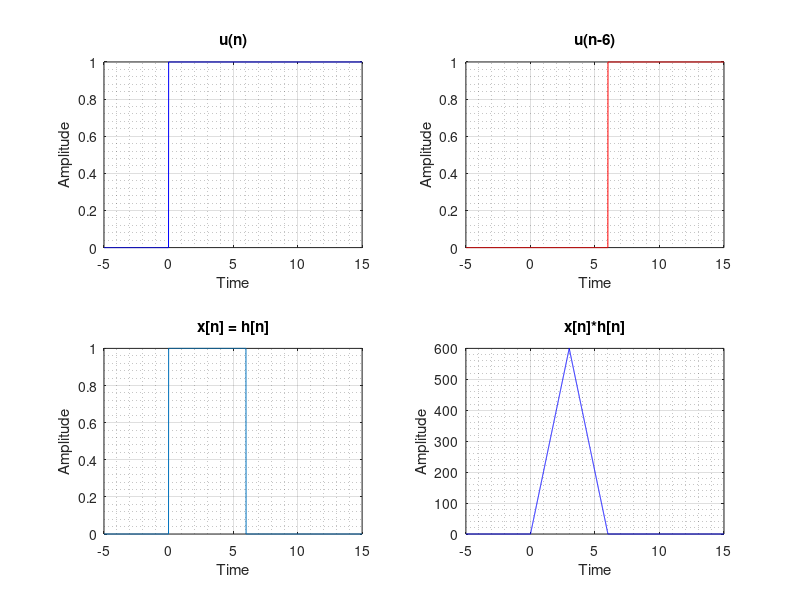

Source code (MATLAB):
%  Program to convolute x[n] with h[n] where x[n] = h[n] = u(n)-u(n-6) 
clc; clear all

% u(n) UNIT Step Function
n = -5:0.01:15;
u = zeros(size(n));
u (n > 0) = 1;

figure('Name','Convolution','NumberTitle','off','Color','w')
subplot(2,2,1)
plot(n,u,'b'),grid on, grid minor
title('u(n)')
xlabel('Time')
ylabel('Amplitude')

% u(n-6) Unit Step function delayed 6 sec.
u6 = zeros(size(n));
u6 (n > 6) = 1;

subplot(2,2,2)
plot(n,u6,'r'),grid on, grid minor
title('u(n-6)')
xlabel('Time')
ylabel('Amplitude')

% x(n) = u(n) - u(n-6)
xn = u - u6;
hn = xn;
subplot(2,2,3)
plot(n,xn),grid on, grid minor
title('x[n] = h[n]')
xlabel('Time')
ylabel('Amplitude')

p = length(xn);
q = length(hn);
k = p+q-1;
N = linspace(-5,15,k);
conv = zeros(1,k);
for i=1:k
    for j=1:p
        if (i-j+1 < q && i-j+1 > 0)
            conv(i) = conv(i) + xn(j)*hn(i-j+1);
        end
    end
end

%conv = conv(xn,hn);

subplot(2,2,4)
plot(N,conv,'b'),grid on, grid minor
title('x[n]*h[n]')
xlabel('Time')
ylabel('Amplitude')

print('-clipboard','-dbitmap')